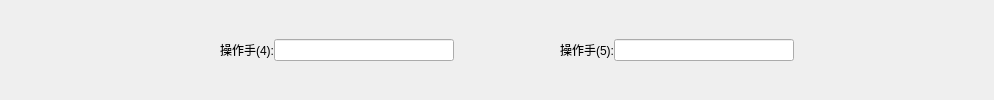
        <widget class="QWidget" name="widget_11" native="true">
         <layout class="QHBoxLayout" name="horizontalLayout_11">
          <property name="spacing">
           <number>0</number>
          </property>
          <property name="leftMargin">
           <number>0</number>
          </property>
          <property name="topMargin">
           <number>0</number>
          </property>
          <property name="rightMargin">
           <number>0</number>
          </property>
          <property name="bottomMargin">
           <number>0</number>
          </property>
          <item>
           <spacer name="horizontalSpacer_11">
            <property name="orientation">
             <enum>Qt::Horizontal</enum>
            </property>
            <property name="sizeType">
             <enum>QSizePolicy::Minimum</enum>
            </property>
            <property name="sizeHint" stdset="0">
             <size>
              <width>114</width>
              <height>20</height>
             </size>
            </property>
           </spacer>
          </item>
          <item>
           <widget class="QLabel" name="label_30">
            <property name="minimumSize">
             <size>
              <width>160</width>
              <height>0</height>
             </size>
            </property>
            <property name="maximumSize">
             <size>
              <width>160</width>
              <height>16777215</height>
             </size>
            </property>
            <property name="text">
             <string>操作手(4):</string>
            </property>
            <property name="alignment">
             <set>Qt::AlignRight|Qt::AlignTrailing|Qt::AlignVCenter</set>
            </property>
           </widget>
          </item>
          <item>
           <widget class="QLineEdit" name="lineEdit_27">
            <property name="minimumSize">
             <size>
              <width>180</width>
              <height>0</height>
             </size>
            </property>
            <property name="maximumSize">
             <size>
              <width>180</width>
              <height>16777215</height>
             </size>
            </property>
           </widget>
          </item>
          <item>
           <widget class="QLabel" name="label_29">
            <property name="minimumSize">
             <size>
              <width>160</width>
              <height>0</height>
             </size>
            </property>
            <property name="maximumSize">
             <size>
              <width>160</width>
              <height>16777215</height>
             </size>
            </property>
            <property name="text">
             <string>操作手(5):</string>
            </property>
            <property name="alignment">
             <set>Qt::AlignRight|Qt::AlignTrailing|Qt::AlignVCenter</set>
            </property>
           </widget>
          </item>
          <item>
           <widget class="QLineEdit" name="lineEdit_28">
            <property name="minimumSize">
             <size>
              <width>180</width>
              <height>0</height>
             </size>
            </property>
            <property name="maximumSize">
             <size>
              <width>180</width>
              <height>16777215</height>
             </size>
            </property>
           </widget>
          </item>
          <item>
           <spacer name="horizontalSpacer_14">
            <property name="orientation">
             <enum>Qt::Horizontal</enum>
            </property>
            <property name="sizeType">
             <enum>QSizePolicy::Maximum</enum>
            </property>
            <property name="sizeHint" stdset="0">
             <size>
              <width>200</width>
              <height>20</height>
             </size>
            </property>
           </spacer>
          </item>
         </layout>
        </widget>
